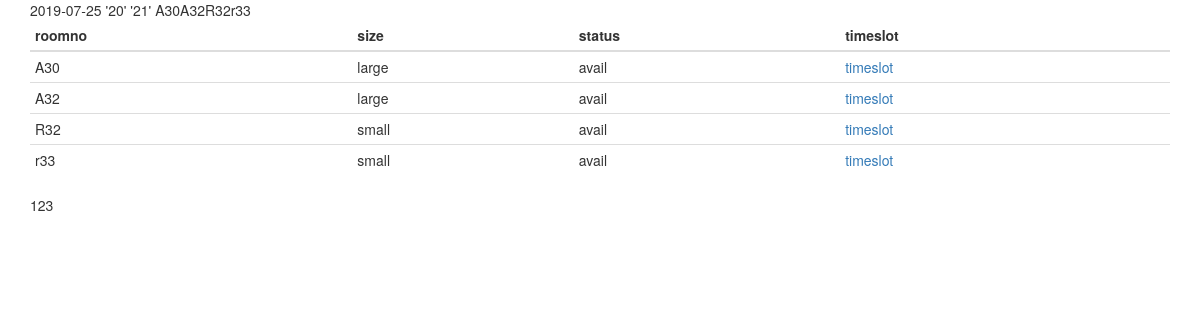
The app's page /roomlist.php with its own data.
### tables this page shows
CREATE TABLE IF NOT EXISTS `room` (
  `roomno` char(3) NOT NULL DEFAULT '',
  `roomname` varchar(10) NOT NULL,
  `status` varchar(10) NOT NULL,
  `roomsize` varchar(8) DEFAULT NULL,
  PRIMARY KEY (`roomno`),
  FULLTEXT KEY `status` (`status`),
  FULLTEXT KEY `status_2` (`status`)
);

### roomlist.php (the view, shortened to what this page needs)
<!DOCTYPE html>
<html>
    <head>
        <link rel="stylesheet" href="http://maxcdn.bootstrapcdn.com/bootstrap/3.3.6/css/bootstrap.min.css">
    </head>
    <body>
        <div class="container">
            <?php include_once 'db.php' ?>
            <?php
            $date = date("Y-m-d");
            echo $date;
            $hr = date("H");
            $hr2 = date("H") + 1;
            echo"  '$hr'    '$hr2'  ";
            ?>
            <?php
            $queryy = "select roomno from bookingtime where roomno not in ( select roomno from bookingtime as bk where btime between '$date $hr:00:00' and '$date $hr:00:01' ) GROUP by roomno";
            $resultt = mysqli_query($conn, $queryy);
            while ($row5 = mysqli_fetch_array($resultt)) {
                echo $row5["roomno"];
            }
            ?>
            <?php
            $query3 = "SELECT roomno,roomsize,status from room";
            $result3 = mysqli_query($conn, $query3);
            $numOfRecord1 = mysqli_num_rows($result3);
            if ($numOfRecord1 <= 0) {
                echo "<tr><td>NO customers found</td> </tr>";
            } else {
                echo "  <table class=\"table table-condensed\">";
                echo " <thead>";
                echo "<tr><th>roomno</th><th>size</th><th>status</th><th>timeslot</th></tr>";
                echo"</thead><tbody>";
                while ($row = mysqli_fetch_array($result3)) {
                    if ($row["status"] == "unavail") {
                        echo "<tr id=un>";
                        echo "<td >" . $row["roomno"] . "</td> ";
                        echo "<td>" . $row["roomsize"] . "</td> ";
                        echo "<td>" . $row["status"] . "</td> ";
                        echo"<td><a href=\"test.php?roomno='" . $row["roomno"] . "'\">timeslot</a></td>";
                        echo"</tr>";
                    } else {
                        echo "<tr>";
                        echo "<td>" . $row["roomno"] . "</td> ";
                        echo "<td>" . $row["roomsize"] . "</td> ";
                        echo "<td>" . $row["status"] . "</td> ";
                        echo"<td><a href=\"largetime.php?roomno='" . $row["roomno"] . "'\">timeslot</a></td>";
                        echo "</tr>";
                    }
                }
                echo " </table>";
                echo " 123";
            }
            ?>
</div>
</body>
</html>

### records on screen
room: roomno "A30", roomsize "large", status "avail"
room: roomno "A32", roomsize "large", status "avail"
room: roomno "R32", roomsize "small", status "avail"
room: roomno "r33", roomsize "small", status "avail"

### other values on screen
$date "2019-07-25"
$hr "20"
$hr2 "21"
$row5["roomno"] "A30"
$row5["roomno"] "A32"
$row5["roomno"] "R32"
$row5["roomno"] "r33"
